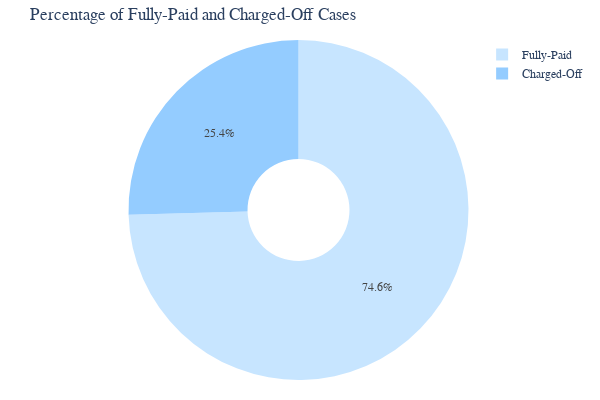

Notebook code cell kept with this figure:
### Code cell
loan_status_counts = df['loan_status'].value_counts()

fully_paid_percent = round(loan_status_counts[0] / loan_status_counts.sum() * 100, 2)
charged_off_percent = round(loan_status_counts[1] / loan_status_counts.sum() * 100, 2)

status_labels = ['Fully-Paid', 'Charged-Off']
values = [fully_paid_percent, charged_off_percent]
import plotly.graph_objects as go

fig = go.Figure(data=[go.Pie(labels=status_labels, values=values, hole=.3)])

fig.update_layout(title='Percentage of Fully-Paid and Charged-Off Cases',
                  font=dict(family="Arial", size=12),
                  margin=dict(l=20, r=20, t=40, b=20),
                  paper_bgcolor='white', 
                  plot_bgcolor='white',  
                  legend=dict(orientation="v", yanchor="top", xanchor="right", x=1.02, y=1),  
                  width=600,  
                  height=400)  

fig.update_traces(marker=dict(colors=['#c7e5ff', '#94ccff']))

fig.show()

### Figure 1 — Plotly figure (JSON) as saved in the notebook; plotly's stock layout.template omitted (floating-point values rounded to 4 significant figures)
{"data": [{"hole": 0.3, "labels": ["Fully-Paid", "Charged-Off"], "marker": {"colors": ["#c7e5ff", "#94ccff"]}, "type": "pie", "values": [74.56, 25.44]}], "layout": {"font": {"family": "Arial", "size": 12}, "height": 400, "legend": {"orientation": "v", "x": 1.02, "xanchor": "right", "y": 1, "yanchor": "top"}, "margin": {"b": 20, "l": 20, "r": 20, "t": 40}, "paper_bgcolor": "white", "plot_bgcolor": "white", "title": {"text": "Percentage of Fully-Paid and Charged-Off Cases"}, "width": 600}}
